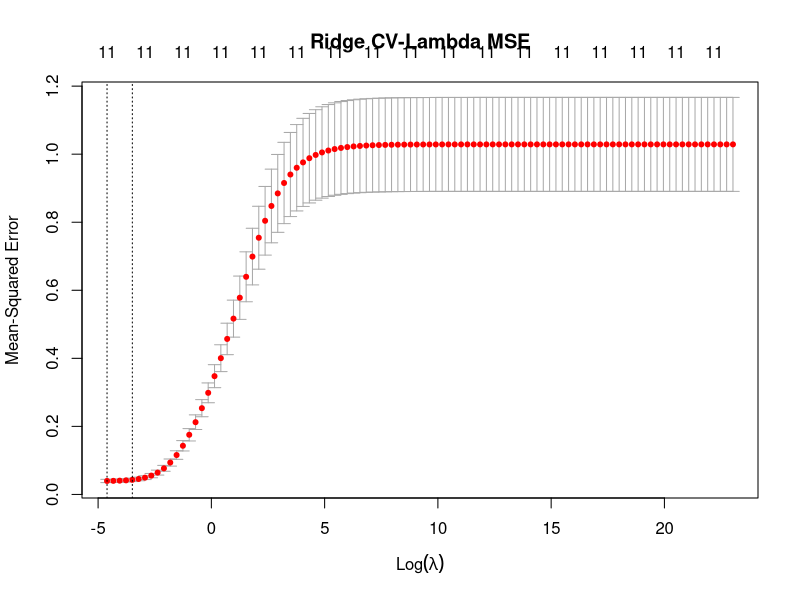

This chart was generated by the following R code:
# uses glmnet package
install.packages("glmnet")
library(glmnet)

# load data, separate into training and test sets 
# note that the data was randomized in pre-modeling-script.R
data = as.matrix(read.csv("data/scaled-credit.csv", row.names = 1))
x.train = as.matrix(read.csv("data/xtrain.csv", row.names = 1))
y.train = as.matrix(read.csv("data/ytrain.csv", row.names = 1))
x.test = as.matrix(read.csv("data/xtest.csv", row.names = 1))
y.test = as.matrix(read.csv("data/ytest.csv", row.names = 1))

# cross validate ridge model
set.seed(1)
grid = 10^seq(10, -2, length = 100)
ridgeCV = cv.glmnet(x.test, y.test, alpha = 0, intercept = F, standardize = F,
                    lambda = grid)


# select best model
bestRidgeLambda = ridgeCV$lambda.min

# plot errors in terms of lambda
png("images/ridgeCV-plot.png")
plot(ridgeCV, main = "Ridge CV-Lambda MSE")
dev.off()

# Use CV'ed lambda value on the test sets to get cvRidgeMSE (test MSE)
y.pred = predict(ridgeCV, x.test, s = bestRidgeLambda)
squaredError = (y.test - y.pred)^2
cvRidgeMSE = sum(squaredError)/length(squaredError)

# Re-fit on FULL DATA using bestRidgeLambda
ridgeModel = glmnet(data[,1:(ncol(data) - 1)], data[,ncol(data)], standardize = F,
                      intercept = F, alpha = 0, lambda = bestRidgeLambda)

# save CV output, optimal lambda, and the full model
save(ridgeModel, ridgeCV, bestRidgeLambda, cvRidgeMSE, file = "data/ridge-models.RData")
